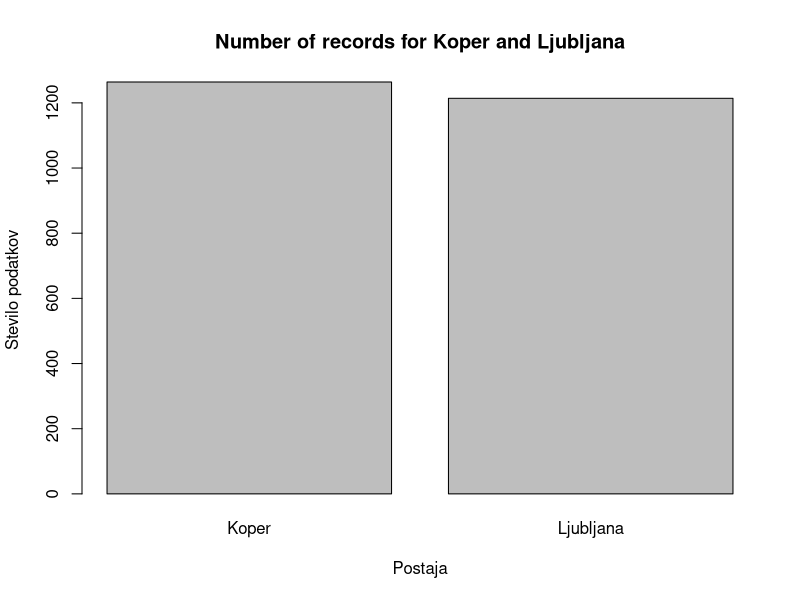
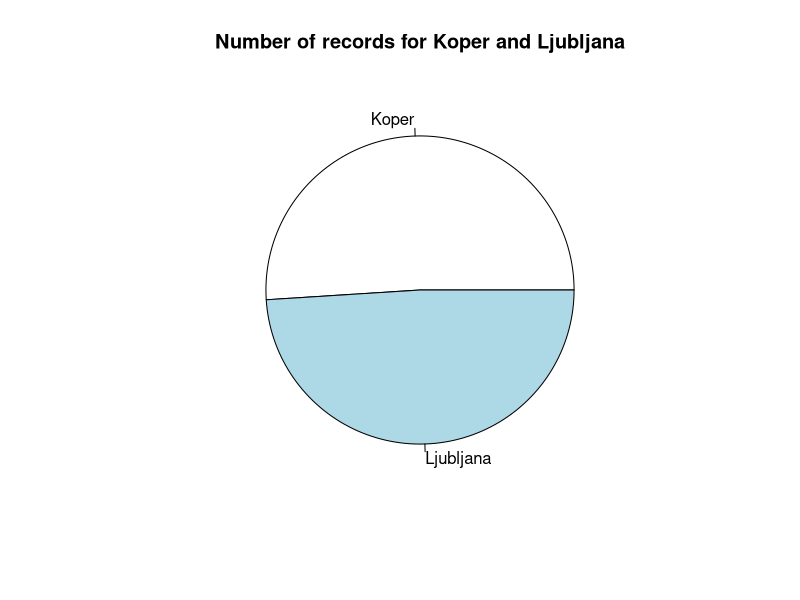
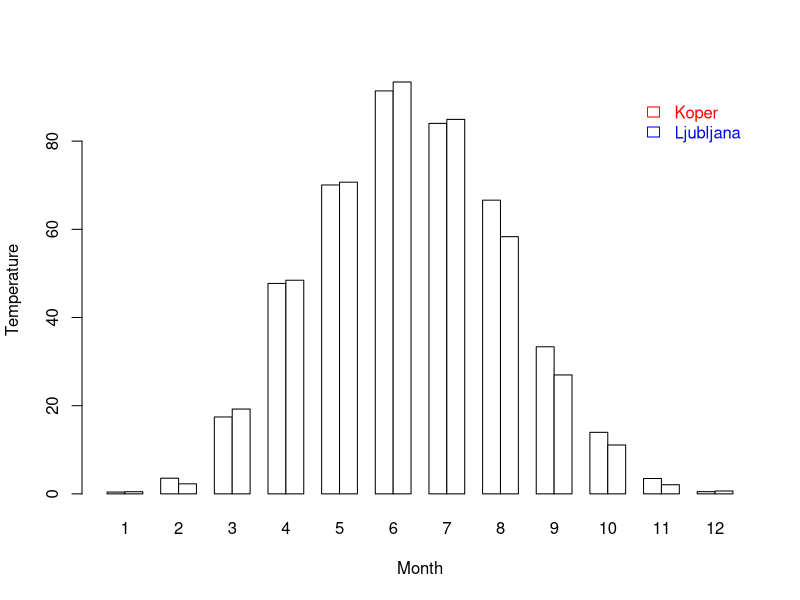

These charts were generated, in order, by the following R code: (Note: this script raises an error after producing the figures.)
# -------------------------------------------------------------------------------------------
# UI in R
# -------------------------------------------------------------------------------------------
setwd("C:/Users/DariaS.ADFT/Desktop/Umetna Intelegenca/RProject")
#getwd()
#rm(list=ls(all=TRUE))
#graphics.off()
#close.screen(all = TRUE)
#erase.screen()
#windows.options(record=TRUE)


#library(aod)
#library(ggplot2)
#library(doBy)
library("rio")
#library(gmodels) 
library(dplyr)
library(reshape2)


# -------------------------------------------------------------------------------------------
# Exploratory Data Analysis and Data Pre-processing 
# -------------------------------------------------------------------------------------------

# Loading data 
## Loading dataset
my_data <- read.delim("podatkiSem1.txt", header = TRUE, sep = ",", dec = ".")

##Exporting dataset to the .csv file
export(my_data , "my_data.csv")

## Creating the back up of the dataset
my_data_copy <-my_data

# Creatng new variables
## Creating new variable for the year (leto)
## I reallz doubtr that it is neeed, most likelz shold be commented out 
my_data$leto <-as.integer(format(as.Date(my_data$Datum, format="%Y-%m-%d"),"%Y"))

## Creating new variable fo the month (mesec)
my_data$mesec <-as.integer(format(as.Date(my_data$Datum, format="%Y-%m-%d"),"%m"))

## Creating new variable for the season (letni_cas)
## months 12,1,2 as winter (zima)
## 3,4,5 as spring (pomlad)
## 6,7,8 as summer (poletje)
## 9, 10, 11 as autumn (jesen)

my_data <- mutate(my_data, letni_cas = ifelse(mesec %in% 1:2, "zima",
                                  ifelse(mesec %in% 3:5, "pomlad",
                                         ifelse(mesec %in% 6:8, "poletje",
                                                ifelse(mesec %in% 9:11, "jesen", "zima")))))

## Creating new variable for Glob sevanje change (Glob_sevanje_spr)
my_data$Glob_sevanje_spr <- my_data$Glob_sevanje_max - my_data$Glob_sevanje_min

## Creating new variable for Pritisk change (Pritisk_spr)
my_data$Pritisk_spr <- my_data$Pritisk_max - my_data$Pritisk_min

## Creating new variable for Vlaga change (Vlaga_spr)
my_data$Vlaga_spr <- my_data$Vlaga_max -  my_data$Vlaga_min

## Creating new variable for Temperatura_Krvavec change (Temperatura_Krvavec_spr)
my_data$Temperatura_Krvavec_spr <- my_data$Temperatura_Krvavec_max -  my_data$Temperatura_Krvavec_min

## Creating new variable for Temperatura_lokacija change (Temperatura_lokacija_spr)
my_data$Temperatura_lokacija_spr <- my_data$Temperatura_lokacija_max - my_data$Temperatura_lokacija_min


#Getting summary statistics

summary (my_data)

# Checking how much data we have on Koper and Ljubljana
location_data <-table(my_data$Postaja)
location_data 
barplot(location_data, 
        ylab="Stevilo podatkov", 
        xlab="Postaja", 
        main="Number of records for Koper and Ljubljana"
        )

pie(location_data, main="Number of records for Koper and Ljubljana")

# Avarage per month and location Glob_sevanje_mean

gs <- (my_data %>%
  group_by(Postaja, mesec) %>%
  summarize(Glob_sevanje_mean = mean(Glob_sevanje_mean, na.rm = TRUE)))
gs <- dcast(gs,  mesec ~ Postaja, value.var = "Glob_sevanje_mean")
gs

cols <- c('red','blue');
ylim <- gs[c("Koper","Ljubljana")]

barplot(
  t(gs[c("Koper","Ljubljana")]),
  beside=T,
  col="white",
  names.arg=gs$mesec,
  xlab="Month",
  ylab="Temperature",
  legend.text=c("Koper","Ljubljana"),
  args.legend=list(text.col=cols,col=cols,border=cols,bty='n')
)


# Avarage per month and location Hitrost vetra

hv <- (my_data %>%
              group_by(Postaja, mesec) %>%
              summarize(Hitrost_vetra_mean = mean(Hitrost_vetra_mean, na.rm = TRUE)))
hv <- dcast(hv,  mesec ~ Postaja, value.var = "Hitrost_vetra_mean")
hv

cols <- c('red','blue');
ylim <- hv[c("Koper","Ljubljana")]

barplot(
  t(hv[c("Koper","Ljubljana")]),
  beside=T,
  col="white",
  names.arg=postmes$mesec,
  xlab="Month",
  ylab="Wind",
  legend.text=c("Koper","Ljubljana"),
  args.legend=list(text.col=cols,col=cols,border=cols,bty='n')
)


# Avarage per month and location Sunki vetra

sv <- (my_data %>%
         group_by(Postaja, mesec) %>%
         summarize(Sunki_vetra_mean = mean(Sunki_vetra_mean, na.rm = TRUE)))
sv <- dcast(sv,  mesec ~ Postaja, value.var = "Sunki_vetra_mean")
sv

cols <- c('red','blue');
ylim <- sv[c("Koper","Ljubljana")]

barplot(
  t(sv[c("Koper","Ljubljana")]),
  beside=T,
  col="white",
  names.arg=postmes$mesec,
  xlab="Month",
  ylab="Wind",
  legend.text=c("Koper","Ljubljana"),
  args.legend=list(text.col=cols,col=cols,border=cols,bty='n')
)


# Avarage per month and location Padavine mean

p <- (my_data %>%
         group_by(Postaja, mesec) %>%
         summarize(Padavine_mean = mean(Padavine_mean, na.rm = TRUE)))
p <- dcast(p,  mesec ~ Postaja, value.var = "Padavine_mean")
p

cols <- c('red','blue');
ylim <- p[c("Koper","Ljubljana")]

barplot(
  t(p[c("Koper","Ljubljana")]),
  beside=T,
  col="white",
  names.arg=postmes$mesec,
  xlab="Month",
  ylab="Wind",
  legend.text=c("Koper","Ljubljana"),
  args.legend=list(text.col=cols,col=cols,border=cols,bty='n')
)


# Avarage per month and location Padavine sum

ps <- (my_data %>%
        group_by(Postaja, mesec) %>%
        summarize(Padavine_mean = sum(Padavine_sum, na.rm = TRUE)))
ps <- dcast(ps,  mesec ~ Postaja, value.var = "Padavine_mean")
ps

cols <- c('red','blue');
ylim <- ps[c("Koper","Ljubljana")]

barplot(
  t(ps[c("Koper","Ljubljana")]),
  beside=T,
  col="white",
  names.arg=postmes$mesec,
  xlab="Month",
  ylab="Wind",
  legend.text=c("Koper","Ljubljana"),
  args.legend=list(text.col=cols,col=cols,border=cols,bty='n')
)


# Avarage per month and location pritist

pr <- (my_data %>%
         group_by(Postaja, mesec) %>%
         summarize(Pritisk_mean = mean(Pritisk_mean, na.rm = TRUE)))
pr <- dcast(pr,  mesec ~ Postaja, value.var = "Pritisk_mean")
pr

cols <- c('red','blue');
ylim <- pr[c("Koper","Ljubljana")]

barplot(
  t(pr[c("Koper","Ljubljana")]),
  beside=T,
  col="white",
  names.arg=postmes$mesec,
  xlab="Month",
  ylab="Wind",
  legend.text=c("Koper","Ljubljana"),
  args.legend=list(text.col=cols,col=cols,border=cols,bty='n')
)


